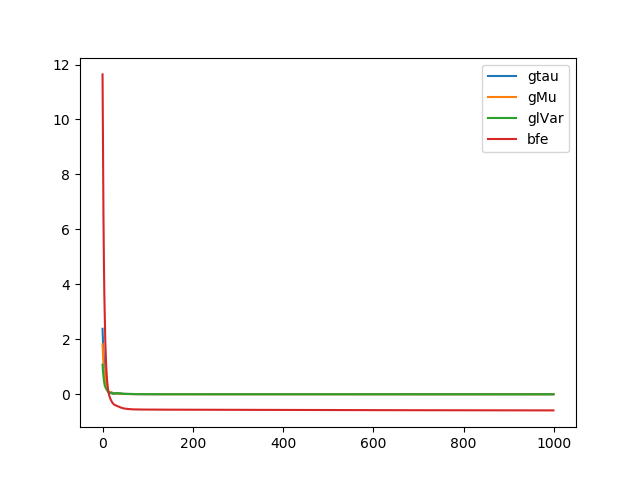

This figure's Python source:
import tensorflow as tf
import numpy as np

seed = 0
tf.set_random_seed(seed)
np.random.seed(seed)
dtype = 'float64'

import utils

utils.set_path()
from MLNPotential import and_op, or_op, neg_op, imp_op, bic_op, eq_op
from Graph import Domain, Potential, RV, F, Graph

# test = 'd'  # disc
# test = 'd2'  # disc
test = 'c'  # cont
# test = 'h'  # hybrid

N = 2
nodes = np.arange(N)

if test == 'd':
    rvs = [RV(domain=Domain(values=np.array([0, 1]), continuous=False)) for n in nodes]


    def lphi_0(xs):
        x = xs[0]
        return -0.2 * (xs[0] == 0) + 1 * (x == 1)


    def lphi_1(xs):
        x = xs[0]
        return 0.1 * (x == 0) + 0.2 * (x == 1)


    def lpsi(xs):
        x0 = xs[0]
        x1 = xs[1]
        return -1 * (x0 == 0) * (x1 == 0) + 1 * (x0 == 0) * (x1 == 1) + \
               2 * (x0 == 1) * (x1 == 0) + -1 * (x0 == 1) * (x1 == 1)


    factors = [
        F(log_potential_fun=lphi_0, nb=[rvs[0]]),
        F(log_potential_fun=lphi_1, nb=[rvs[1]]),
        F(log_potential_fun=lpsi, nb=[rvs[0], rvs[1]]),
    ]
    Z = 0
    for s0 in rvs[0].values:
        for s1 in rvs[1].values:
            Z += np.exp(lphi_0([s0]) + lphi_1([s1]) + lpsi([s0, s1]))
    print('true -log Z =', -np.log(Z))

elif test == 'd2':
    rvs = [RV(domain=Domain(values=np.array([0, 1]), continuous=False)),
           RV(domain=Domain(values=np.array([0, 1, 2]), continuous=False))]


    def lphi_0(xs):
        x = xs[0]
        return -0.2 * (xs[0] == 0) + 1 * (x == 1)


    def lphi_1(xs):
        x = xs[0]
        return 0.1 * (x == 0) + 0.2 * (x == 1) + 0.3 * (x == 2)


    def lpsi(xs):
        x0 = xs[0]
        x1 = xs[1]
        return -1 * (x0 == 0) * (x1 == 0) + 1 * (x0 == 0) * (x1 == 1) + 3 * (x0 == 0) * (x1 == 2) + \
               2 * (x0 == 1) * (x1 == 0) + -1 * (x0 == 1) * (x1 == 1) + -3 * (x0 == 1) * (x1 == 2)


    factors = [
        F(log_potential_fun=lphi_0, nb=[rvs[0]]),
        F(log_potential_fun=lphi_1, nb=[rvs[1]]),
        F(log_potential_fun=lpsi, nb=[rvs[0], rvs[1]]),
    ]

    Z = 0
    for s0 in rvs[0].values:
        for s1 in rvs[1].values:
            Z += np.exp(lphi_0([s0]) + lphi_1([s1]) + lpsi([s0, s1]))
    print('true -log Z =', -np.log(Z))

elif test == 'c':
    rvs = [RV(domain=Domain(values=[-10, 10], continuous=True)),
           RV(domain=Domain(values=[-10, 10], continuous=True))]


    def lphi_0(xs):
        x = xs[0]
        return -2 + 1 * x + 0.1 * x ** 2


    def lphi_1(xs):
        x = xs[0]
        return 0.3 + 0.2 * x + -1 * x ** 2


    def lpsi(xs):
        x0 = xs[0]
        x1 = xs[1]
        return 0.1 + 0.2 * x1 + 0.3 * x1 ** 2 + \
               0.4 * x0 + 0.5 * x0 * x1 + 0.6 * x0 * x1 ** 2 + \
               -0.7 * x0 ** 2 + -0.8 * x0 ** 2 * x1 + -0.9 * x0 ** 2 * x1 ** 2


    factors = [
        F(log_potential_fun=lphi_0, nb=[rvs[0]]),
        F(log_potential_fun=lphi_1, nb=[rvs[1]]),
        F(log_potential_fun=lpsi, nb=[rvs[0], rvs[1]]),
    ]

    from scipy.integrate import dblquad

    # def f(x1, x0):
    #     return np.exp(lphi_0([x0]) + lphi_1[x1] + lpsi([x0, x1]))


    B = 10
    Z, err = dblquad(lambda x1, x0: np.exp(lphi_0([x0]) + lphi_1([x1]) + lpsi([x0, x1])),
                     -B, B, lambda x: -B, lambda x: B)
    print('true -log Z =', -np.log(Z))

g = Graph()
g.rvs = rvs
g.factors = factors
g.init_nb()
g.init_rv_indices()

from OneShot import OneShot

K = 4
T = 30
lr = 1e-1
osi = OneShot(g=g, K=K, T=T, seed=seed)
res = osi.run(lr=lr, its=1000)
w = res['w']
w_row = w[None, :]
for rv in sorted(g.rvs):
    params = rv.belief_params
    print(params)
    if 'probs' in params:
        print(w @ params['probs'])
    if 'mu' in params:
        print(w @ params['mu'])

import matplotlib.pyplot as plt

record = res['record']
for key in record:
    plt.plot(record[key], label=key)
plt.legend(loc='best')

plt.show()
